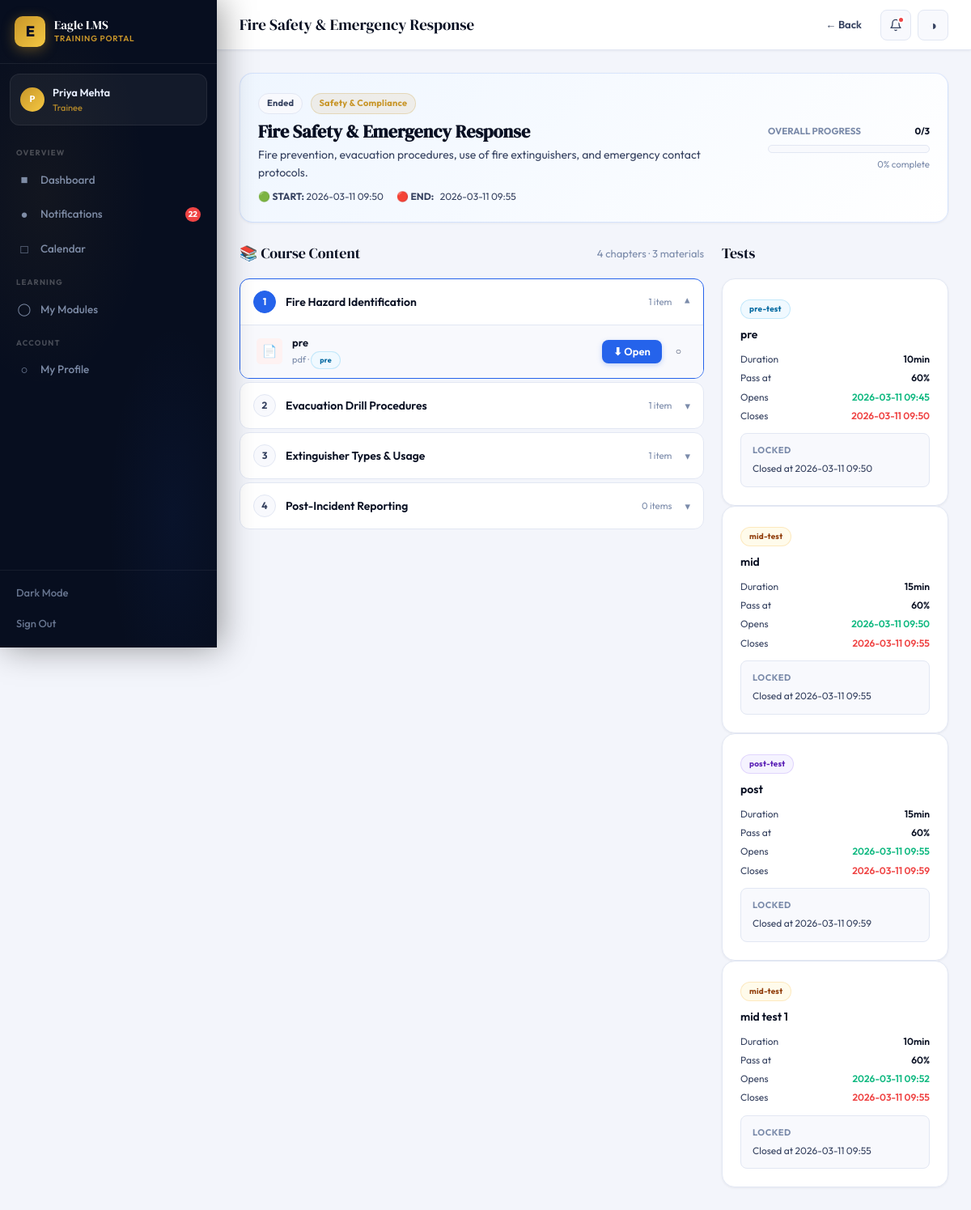
The app's page /trainee/module/2 (signed in) with its own data.
### tables this page shows
CREATE TABLE modules(
            id INTEGER PRIMARY KEY AUTOINCREMENT,
            title TEXT NOT NULL, description TEXT, category TEXT,
            trainer_id INTEGER, start_datetime TIMESTAMP, end_datetime TIMESTAMP,
            status TEXT DEFAULT 'draft', is_default BOOLEAN DEFAULT 0,
            color TEXT DEFAULT '#3B5BDB',
            created_at TIMESTAMP DEFAULT CURRENT_TIMESTAMP,
            FOREIGN KEY(trainer_id) REFERENCES users(id));

CREATE TABLE chapters(
            id INTEGER PRIMARY KEY AUTOINCREMENT,
            module_id INTEGER NOT NULL, title TEXT NOT NULL,
            order_num INTEGER DEFAULT 0,
            FOREIGN KEY(module_id) REFERENCES modules(id));

CREATE TABLE materials(
            id INTEGER PRIMARY KEY AUTOINCREMENT,
            module_id INTEGER, chapter_id INTEGER,
            title TEXT NOT NULL, file_path TEXT, watermarked_path TEXT,
            file_type TEXT, release_phase TEXT DEFAULT 'pre',
            order_num INTEGER DEFAULT 0,
            created_at TIMESTAMP DEFAULT CURRENT_TIMESTAMP,
            FOREIGN KEY(module_id) REFERENCES modules(id));

CREATE TABLE tests(
            id INTEGER PRIMARY KEY AUTOINCREMENT,
            module_id INTEGER, title TEXT NOT NULL,
            test_type TEXT NOT NULL,
            duration_minutes INTEGER DEFAULT 30,
            start_datetime TIMESTAMP, end_datetime TIMESTAMP,
            passing_marks INTEGER DEFAULT 60, max_attempts INTEGER DEFAULT 1,
            created_at TIMESTAMP DEFAULT CURRENT_TIMESTAMP,
            FOREIGN KEY(module_id) REFERENCES modules(id));

### app.py (the view)
@app.route('/trainee/module/<int:module_id>')
@login_required
def trainee_module(module_id):
    if session['role']=='trainer': return redirect(url_for('trainer_module_detail',module_id=module_id))
    db=get_db(); uid=session['user_id']
    module=db.execute('SELECT * FROM modules WHERE id=?',(module_id,)).fetchone()
    if not module: abort(404)
    if module['status'] != 'published': flash('This module is not currently available.','error'); return redirect(url_for('trainee_dashboard'))
    enrollment=db.execute('SELECT * FROM enrollments WHERE module_id=? AND trainee_id=?',(module_id,uid)).fetchone()
    if not enrollment: flash('Not enrolled.','error'); return redirect(url_for('trainee_dashboard'))
    now=datetime.datetime.now().isoformat()
    phase='upcoming'
    if module['start_datetime'] and module['end_datetime']:
        if now<module['start_datetime']: phase='pre'
        elif now<=module['end_datetime']: phase='live'
        else: phase='post'
    chapters=db.execute('SELECT * FROM chapters WHERE module_id=? ORDER BY order_num',(module_id,)).fetchall()
    materials=db.execute('SELECT * FROM materials WHERE module_id=? ORDER BY chapter_id,order_num',(module_id,)).fetchall()
    tests=db.execute('SELECT * FROM tests WHERE module_id=? ORDER BY created_at',(module_id,)).fetchall()
    progress_rows=db.execute('SELECT * FROM progress WHERE module_id=? AND trainee_id=?',(module_id,uid)).fetchall()
    progress_map={p['material_id']:dict(p) for p in progress_rows}
    mat_by_chapter={}
    for mat in materials:
        cid=mat['chapter_id'] or 0
        mat_by_chapter.setdefault(cid,[]).append(dict(mat))
    attempts_map={}
    for t in tests:
        att=db.execute('SELECT * FROM test_attempts WHERE test_id=? AND trainee_id=? ORDER BY started_at DESC',(t['id'],uid)).fetchone()
        attempts_map[t['id']]=dict(att) if att else None
    total_mats=len(materials)
    done_mats=sum(1 for m in materials if progress_map.get(m['id'],{}).get('completed'))
    overall_pct=int(done_mats/total_mats*100) if total_mats>0 else 0
    return render_template('trainee_module.html',module=module,phase=phase,chapters=chapters,
        mat_by_chapter=mat_by_chapter,tests=tests,progress_map=progress_map,
        attempts_map=attempts_map,overall_pct=overall_pct,total_mats=total_mats,done_mats=done_mats,
        now_iso=now)

### app.py (called while the page is built)
def get_db():
    db = sqlite3.connect(os.path.join(BASE_DIR, 'lms.db'))
    db.row_factory = sqlite3.Row
    return db

def login_required(f):
    @wraps(f)
    def d(*a,**kw):
        if 'user_id' not in session: return redirect(url_for('login'))
        return f(*a,**kw)
    return d

@app.context_processor
def inject_globals():
    nc = 0
    if 'user_id' in session:
        nc = get_db().execute('SELECT COUNT(*) as c FROM notifications WHERE user_id=? AND is_read=0',(session['user_id'],)).fetchone()['c']
    return dict(COMPANY=COMPANY, notif_count=nc)

### templates/trainee_module.html (shortened to what this page needs)
{% extends 'base.html' %}
{% block page_title %}{{ module.title }}{% endblock %}
{% block topbar_actions %}<a href="{{ url_for('trainee_dashboard') }}" class="btn btn-ghost btn-sm">← Back</a>{% endblock %}
{% block content %}
<div class="card card-p anim-up mb-6" style="background:linear-gradient(135deg,{% if phase=='live' %}var(--green-bg){% else %}var(--acc-bg){% endif %},var(--card));border-color:{% if phase=='live' %}rgba(16,185,129,.3){% else %}var(--acc-mid){% endif %}">
  <div class="flex justify-b items-c gap-4" style="flex-wrap:wrap">
    <div>
      <div style="margin-bottom:8px">
        {% if phase=='live' %}<span class="badge b-live badge-dot">Live Now</span>
        {% elif phase=='pre' %}<span class="badge b-sky">Upcoming</span>
        {% elif phase=='post' %}<span class="badge b-neutral">Ended</span>
        {% else %}<span class="badge b-amber">Not Scheduled</span>{% endif %}
        <span class="badge b-gold" style="margin-left:6px">{{ module.category or 'General' }}</span>
      </div>
      <h2 style="font-family:'DM Serif Display',serif;font-size:22px;margin-bottom:5px">{{ module.title }}</h2>
      <p class="t-secondary" style="font-size:14px;max-width:600px">{{ module.description or '' }}</p>
      {% if module.start_datetime %}
      <div style="font-size:12px;color:var(--t2);margin-top:8px;display:flex;gap:16px;flex-wrap:wrap">
        <span>🟢 <strong>START:</strong> {{ module.start_datetime[:16].replace('T',' ') }}</span>
        <span>🔴 <strong>END:</strong>&nbsp;&nbsp; {{ module.end_datetime[:16].replace('T',' ') if module.end_datetime else '—' }}</span>
      </div>
      {% endif %}
    </div>
    <div style="min-width:200px" id="progress-widget">
      <div class="flex justify-b t-xs t-muted fw-700 mb-2"><span>OVERALL PROGRESS</span><span style="color:var(--t1)" id="prog-label">{{ done_mats }}/{{ total_mats }}</span></div>
      <div class="prog-track" style="height:10px">
      </div>
      <div class="t-xs t-muted" style="margin-top:5px;text-align:right" id="prog-pct">{{ overall_pct }}% complete</div>
    </div>
  </div>
</div>
{% set phase_order = {'pre': 1, 'live': 2, 'post': 3} %}
{% set cur_phase_num = phase_order.get(phase, 0) %}
<div style="display:grid;grid-template-columns:1fr 280px;gap:22px;align-items:start">
  <div>
    <div class="sh mb-4 anim-up d1">
      <div class="sh-title">📚 Course Content</div>
      <span class="t-sm t-muted">{{ chapters|length }} chapters · {{ total_mats }} materials</span>
    </div>
    {% if chapters %}
    <div class="chapter-list">
      {% for ch in chapters %}
      {% set ch_mats = mat_by_chapter.get(ch.id, []) %}
      <div class="chapter-item anim-up" style="animation-delay:{{ loop.index0 * 50 }}ms" id="chi-{{ ch.id }}">
        <div class="ch-header" onclick="toggleCh('{{ ch.id }}')">
          <div class="ch-num">{{ loop.index }}</div>
          <div class="ch-title">{{ ch.title }}</div>
          <span class="t-xs t-muted" style="margin-right:4px">{{ ch_mats|length }} item{{ 's' if ch_mats|length != 1 }}</span>
          <span class="ch-chevron" id="cev-{{ ch.id }}">▾</span>
        </div>
        <div class="ch-body" id="chb-{{ ch.id }}">
          {% for mat in ch_mats %}
          {% set prog = progress_map.get(mat.id) %}
          {% set mat_phase_num = phase_order.get(mat.release_phase, 1) %}
          {% set accessible = cur_phase_num >= mat_phase_num %}
          <div class="mat-row" id="matr-{{ mat.id }}">
            <div class="mat-ico" style="background:{% if mat.file_type=='video' %}var(--violet-bg){% elif mat.file_type=='pdf' %}var(--red-bg){% else %}var(--sky-bg){% endif %}">
              {% if mat.file_type=='video' %}🎬{% elif mat.file_type=='pdf' %}📄{% elif mat.file_type=='ppt' %}📊{% else %}📎{% endif %}
            </div>
            <div class="mat-info">
              <div class="mat-title" style="{% if not accessible %}color:var(--t3){% endif %}">{{ mat.title }}</div>
              <div class="mat-sub">
                {{ mat.file_type }}
                · <span class="badge {% if mat.release_phase=='pre' %}b-sky{% elif mat.release_phase=='live' %}b-green{% else %}b-violet{% endif %}" style="font-size:9px">{{ mat.release_phase }}</span>
              </div>
            </div>
            <div class="mat-actions">
              {% if accessible %}
                {% if mat.file_type == 'video' %}
                  <button onclick="openVideo({{ mat.id }}, {{ module.id }}, '{{ url_for('serve_file', filename=mat.watermarked_path or mat.file_path) }}')" class="btn btn-primary btn-sm">▶ Play</button>
                {% else %}
                  <a href="{{ url_for('serve_file', filename=mat.watermarked_path or mat.file_path) }}" target="_blank" class="btn btn-primary btn-sm">⬇ Open</a>
                {% endif %}
                <button onclick="markDone({{ mat.id }}, {{ module.id }}, {{ total_mats }})" class="btn btn-ghost btn-xs" id="mkb-{{ mat.id }}" title="Mark as done">
                  {% if prog and prog.completed %}✅{% else %}○{% endif %}
                </button>
              {% else %}
                <span class="badge b-neutral" title="Available during {{ mat.release_phase }} phase">🔒
                  {% if mat.release_phase == 'live' %}Opens when session starts
                  {% elif mat.release_phase == 'post' %}Opens after session ends
                  {% else %}Locked{% endif %}
                </span>
              {% endif %}
            </div>
          </div>
          {% else %}
          <div style="padding:16px;text-align:center;color:var(--t3);font-size:13px">No materials in this chapter yet.</div>
          {% endfor %}
        </div>
      </div>
      {% endfor %}
    </div>
    {% else %}
    <div class="card card-p"><div class="empty"><div class="empty-ico">📂</div><div class="empty-title">No Content Yet</div><div class="empty-sub">Your trainer hasn't uploaded materials yet.</div></div></div>
    {% endif %}
  </div>
  <div>
    <div class="sh mb-4 anim-r d1"><div class="sh-title">Tests</div></div>
    {% for test in tests %}
    {% set att = attempts_map.get(test.id) %}
    {% set phase_ok = false %}
    {% set phase_reason = '' %}
    {% if test.test_type == 'pre' %}
      {% if phase == 'pre' %}{% set phase_ok = true %}
      {% elif phase == 'live' or phase == 'post' %}{% set phase_reason = 'Pre-test window closed — session has started' %}
      {% else %}{% set phase_reason = 'Module not yet scheduled' %}{% endif %}
    {% elif test.test_type == 'post' %}
      {% if phase == 'post' %}{% set phase_ok = true %}
      {% elif phase == 'live' %}{% set phase_reason = 'Post-test available after session ends' %}
      {% else %}{% set phase_reason = 'Post-test available after session ends' %}{% endif %}
    {% elif test.test_type == 'mid' %}
      {% if phase == 'live' %}{% set phase_ok = true %}
      {% elif phase == 'pre' %}{% set phase_reason = 'Mid-test available during live session only' %}
      {% else %}{% set phase_reason = 'Mid-test window closed — session has ended' %}{% endif %}
    {% else %}
      {% set phase_ok = true %}
    {% endif %}
    {% set time_ok = true %}
    {% set time_reason = '' %}
    {% if test.start_datetime and now_iso < test.start_datetime %}
      {% set time_ok = false %}
      {% set time_reason = 'Opens ' + test.start_datetime[:16].replace('T',' ') %}
    {% elif test.end_datetime and now_iso > test.end_datetime %}
      {% set time_ok = false %}
      {% set time_reason = 'Closed at ' + test.end_datetime[:16].replace('T',' ') %}
    {% endif %}
    {% set test_accessible = phase_ok and time_ok %}
    {% set lock_reason = time_reason if time_reason else phase_reason %}
    <div class="card card-p anim-r mb-3" style="animation-delay:{{ loop.index0 * 60 }}ms">
      <div style="margin-bottom:10px">
        <span class="badge {% if test.test_type=='pre' %}b-sky{% elif test.test_type=='post' %}b-violet{% else %}b-amber{% endif %}" style="margin-bottom:8px;font-size:10px">{{ test.test_type }}-test</span>
        <div style="font-weight:600;font-size:14px">{{ test.title }}</div>
      </div>
      <div style="font-size:12px;color:var(--t2);display:flex;flex-direction:column;gap:4px;margin-bottom:12px">
        <div class="flex justify-b"><span>Duration</span><span style="font-weight:600;color:var(--t1)">{{ test.duration_minutes }}min</span></div>
        <div class="flex justify-b"><span>Pass at</span><span style="font-weight:600;color:var(--t1)">{{ test.passing_marks }}%</span></div>
        {% if test.start_datetime %}
        <div class="flex justify-b">
          <span>Opens</span>
          <span style="font-weight:600;color:{% if now_iso >= test.start_datetime %}var(--green){% else %}var(--t1){% endif %}">
            {{ test.start_datetime[:16].replace('T',' ') }}
          </span>
        </div>
        {% endif %}
        {% if test.end_datetime %}
        <div class="flex justify-b">
          <span>Closes</span>
          <span style="font-weight:600;color:{% if now_iso > test.end_datetime %}var(--red){% else %}var(--t1){% endif %}">
            {{ test.end_datetime[:16].replace('T',' ') }}
          </span>
        </div>
        {% endif %}
      </div>
      {% if att %}
        <div style="background:{% if att.passed %}var(--green-bg){% else %}var(--red-bg){% endif %};border-radius:var(--r2);padding:14px;text-align:center;border:1px solid {% if att.passed %}rgba(16,185,129,.2){% else %}rgba(239,68,68,.2){% endif %}">
          <div style="font-family:'DM Serif Display',serif;font-size:28px;color:{% if att.passed %}var(--green){% else %}var(--red){% endif %}">{{ att.percentage|int }}%</div>
          <div class="t-xs t-muted">{{ att.score }}/{{ att.total_marks }}</div>
          <span class="badge {% if att.passed %}b-green{% else %}b-red{% endif %}" style="margin-top:6px">{{ 'PASSED' if att.passed else 'FAILED' }}</span>
        </div>
      {% elif test_accessible %}
        <a href="{{ url_for('take_test', test_id=test.id) }}" class="btn btn-primary w-full" style="justify-content:center">Take Test</a>
      {% else %}
        <div style="background:var(--card2);border-radius:var(--r2);padding:12px 14px;border:1px solid var(--border)">
          <div style="font-size:11px;font-weight:700;text-transform:uppercase;letter-spacing:.5px;color:var(--t3);margin-bottom:4px">Locked</div>
          <div style="font-size:12px;color:var(--t2)">{{ lock_reason }}</div>
        </div>
      {% endif %}
    </div>
    {% endfor %}
  </div>
</div>
{% endblock %}

### records on screen
modules: title "Fire Safety & Emergency Response", category "Safety & Compliance", description "Fire prevention, evacuation procedures, use of fire extinguishers, and emergency contact protocols.", start_datetime "2026-03-11 09:50", end_datetime "2026-03-11 09:55"
chapters: title "Fire Hazard Identification", ch_mats "1"
materials: title "pre", file_type "pdf", release_phase "pre"
chapters: title "Evacuation Drill Procedures", ch_mats "1"
chapters: title "Extinguisher Types & Usage", ch_mats "1"
chapters: title "Post-Incident Reporting", ch_mats "0", value "s"
tests: test_type "pre", title "pre", duration_minutes "10", passing_marks "60", start_datetime "2026-03-11 09:45", end_datetime "2026-03-11 09:50", lock_reason "Closed at 2026-03-11 09:50"
tests: test_type "mid", title "mid", duration_minutes "15", passing_marks "60", start_datetime "2026-03-11 09:50", end_datetime "2026-03-11 09:55", lock_reason "Closed at 2026-03-11 09:55"
tests: test_type "post", title "post", duration_minutes "15", passing_marks "60", start_datetime "2026-03-11 09:55", end_datetime "2026-03-11 09:59", lock_reason "Closed at 2026-03-11 09:59"
tests: test_type "mid", title "mid test 1", duration_minutes "10", passing_marks "60", start_datetime "2026-03-11 09:52", end_datetime "2026-03-11 09:55", lock_reason "Closed at 2026-03-11 09:55"

### other values on screen
{{ session.name[0].upper() }} "P"
{{ session.name }} "Priya Mehta"
{{ session.role }} "Trainee"
{{ notif_count }} "22"
{{ done_mats }} "0"
{{ total_mats }} "3"
{{ overall_pct }} "0"
{{ chapters|length }} "4"
